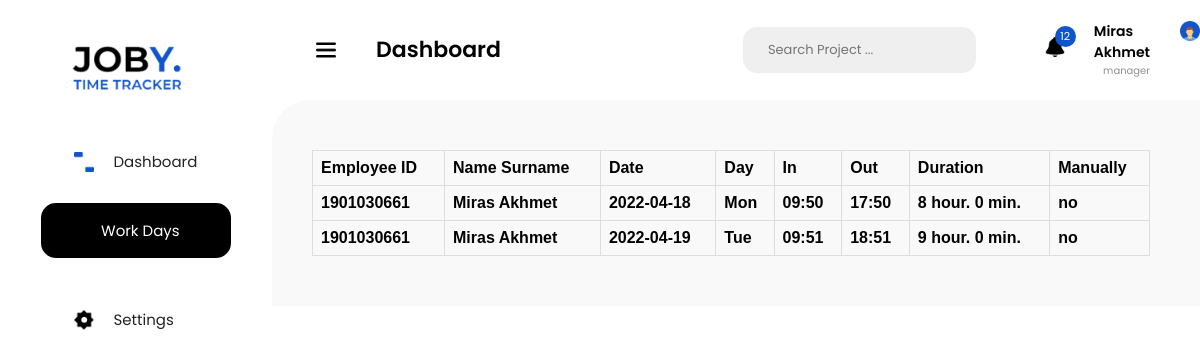
Page /work_days (signed in) on the committed database.
### models.py (models this page shows, shortened)
class Employee(db.Model, UserMixin):
    id = db.Column(db.Integer(), primary_key=True)
    login_id = db.Column(db.String(10), unique=True, nullable=True)
    name = db.Column(db.String(100), nullable=False)
    surname = db.Column(db.String(100), nullable=False)
    profession = db.Column(db.String(30), nullable=False)
    password = db.Column(db.String(40), nullable=False)
    flex_status = db.relationship('FlexStatus', backref='flex_status')

### views.py (the view)
@app.route('/work_days')
def work_days():
    flx_s = FlexStatus.query.filter_by(employee_id=current_user.id).all()
    result_flex = []
    for flx in flx_s:
        result_flex.append({
            'id': current_user.login_id,
            'full_name': f'{current_user.name} {current_user.surname}',
            'date': str(flx.enterTime.date()),
            'weekDay': ['Mon', 'Tue', 'Wen', 'Thur', 'Fri', 'Sat', 'Sun'][flx.enterTime.weekday()],
            'enter': str(flx.enterTime.time())[:5],
            'out': str(flx.exitTime.time())[:5],
            'duration': f'{flx.get_status() // 3600} hour. {flx.get_status() // 60 % 60} min.',
            'manually': 'yes' if flx.manually else 'no',
        })
    return render_template('work_day.html', user=current_user,
                           result_flex=result_flex
                           )

### models.py (called while the page is built)
@login_manager.user_loader
def load_user(user_id):
    return Employee.query.get(user_id)

    def get_status(self):
        tmp = self.exitTime - self.enterTime
        return tmp.seconds

### templates/work_day.html (shortened to what this page needs)
<!DOCTYPE html>
<html lang="en">
<head>
 <link rel="stylesheet" href="../static/styles/dashboard_style.css">
 <link rel="stylesheet" href="{{ url_for('static',filename = 'styles/dashboard_style.css') }}">
</head>
<body>
 <section id="mySideNav" class="sideNav">
  <a href="#" class="logo_container">
   <img src="../static/images/logo.png" alt="logo">
  </a>
  <a href="home" class="links">
   <img src="../static/images/rect.png" alt="">
   <div>Dashboard</div>
  </a>
  <a href="work_days" class="dashboard_black">
   <img src="../static/images/icon_workDays.png" alt="">
   Work Days
  </a>
  <a href="#" class="links">
   <img src="../static/images/icon_settings.png" alt="">
   Settings
  </a>
 </section>
<nav>
  <button>
   <img src="../static/images/menu_bar.png" alt="">
   <div class="dashboard_txt">Dashboard</div>
  </button>
  <div class="search">
   Search Project ...
  </div>
  <div class="notifications">
   <img src="../static/images/bell.png" alt="">
   <div class="notification_numb">12</div>
  </div>
  <div class="profile_info">
   <div class="name_profession">
    <div class="name_surname">{{ user.name }} {{ user.surname }} </div>
    <div class="profession">{{ user.profession }}</div>
   </div>
   <a href="/profile"><img src="../static/images/profile_photo.png" alt="" class="profile_photo"></a>
  </div>
 </nav>
<section class="main_content">
    <div class="container_table">
        <table>
            <tr>
                <th>Employee ID</th>
                <th>Name Surname</th>
                <th>Date</th>
                <th>Day</th>
                <th>In</th>
                <th>Out</th>
                <th>Duration</th>
                <th>Manually</th>
            </tr>
            {% for r in result_flex %}
                <tr>
                    <th>{{ r.id }}</th>
                    <th>{{ r.full_name }}</th>
                    <th>{{ r.date }}</th>
                    <th>{{ r.weekDay }}</th>
                    <th>{{ r.enter }}</th>
                    <th>{{ r.out }}</th>
                    <th>{{ r.duration }}</th>
                    <th>{{ r.manually }}</th>
                </tr>
            {% endfor %}
        </table>
    </div>
</section>
</body>
</html>

### static/styles/dashboard_style.css (style rules this page uses)
body { margin: 0; padding: 0; font-family: Poppins; }
.sideNav { padding-top: 34px; display: flex; align-items: center; flex-direction: column; width: 272px; background-color: #fff; height: 100vh; position: fixed; z-index: 1; top: 0; left: 0; }
.sideNav a { text-decoration: none; display: flex; align-items: center; font-size: 15px; }
.logo_container img { height: auto; width: 100%; max-width: 128px !important; }
.logo_container { margin-bottom: 50px; }
.dashboard_black { width: 190px; height: 55px; background-color: black; border-radius: 15px; color: white; padding-left: 20px; box-sizing: border-box; font-family: Poppins; margin-bottom: 50px; }
.sideNav a img, nav img { width: 100%; height: auto; max-width: 20px; margin-right: 20px; }
.links { width: 125px; margin-bottom: 30px; color: #232323; }
nav { height: 100px; background-color: #fff; width: 100%; display: flex; align-items: center; }
nav button { background-color: transparent; border: none; margin-left: 310px; display: flex; align-items: center; }
nav button img { margin-right: 40px; }
.dashboard_txt { font-weight: 600; font-size: 22px; line-height: 42px; color: #000; font-family: Poppins; }
.search { width: 408px; height: 46px; background-color: #efefef; border-radius: 14px; display: flex; align-items: center; color: #757575; padding-left: 25px; font-size: 13px; margin-left: 16rem; }
.notifications { position: relative; margin-right: 1.8rem; margin-left: 4.3rem; }
.notification_numb { background-color: #1155CC; width: 21px; height: 21px; color: #fff; border-radius: 15px; font-size: 11px; box-sizing: border-box; display: flex; align-items: center; justify-content: center; position: absolute; left: 10px; top: -11px; }
.profile_info { display: flex; }
.profile_photo { width: 100%; height: auto; max-width: 46px; }
.name_surname { font-weight: 600; font-size: 14px; }
.profession { color: #8f8f8f; font-size: 10px; text-align: right; }
.name_profession { margin-right: 30px; }
.main_content { margin-left: 272px; border-radius: 38px 0 0 0; background-color: #F9F9F9; padding: 50px 50px 50px 40px; }
table { font-family: arial, sans-serif; border-collapse: collapse; width: 100%; }
td, th { border: 1px solid #dddddd; text-align: left; padding: 8px; }

### rows in the picture
Employee: name "Miras", surname "Akhmet", profession "manager", id "1901030661", full_name "Miras Akhmet", date "2022-04-18", weekDay "Mon", enter "09:50", out "17:50", duration "8 hour. 0 min.", manually "no", date "2022-04-19", weekDay "Tue", enter "09:51", out "18:51", duration "9 hour. 0 min."
